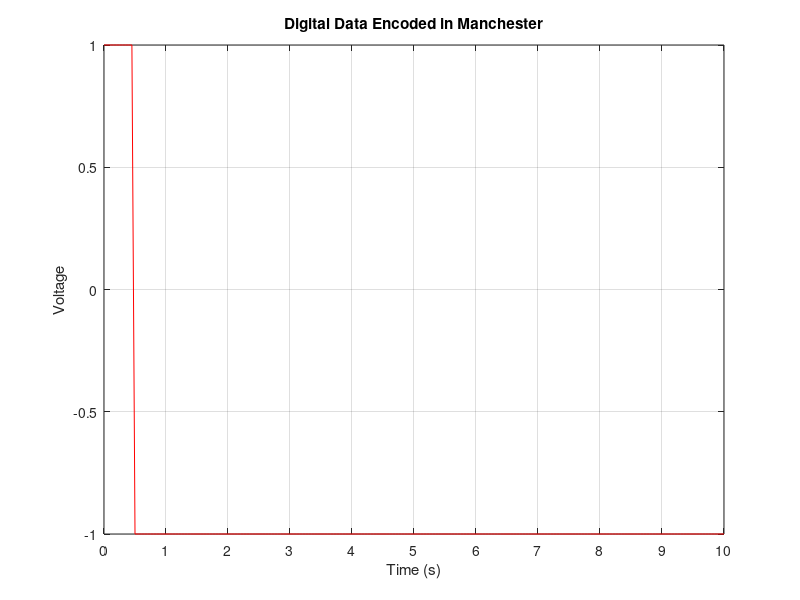

MATLAB code for this plot:
time = 0:0.05:10; 

bit_time = 1; 
no_of_points = bit_time / 0.05; 

points_ones = [ones(1, no_of_points/2).*-1 ones(1, no_of_points/2)];
points_zeros = [ones(1, no_of_points/2) ones(1, no_of_points/2).*-1]

output = [];

bit_stream = input("Enter digital bits (e.g., [1 0 1 1]): ");

for i = 1:length(bit_stream)
    if bit_stream(i) == 1
        output = [output points_ones];
    else
        output = [output points_zeros];
    end
end

output = [output ones(1, length(time) - length(output)).*points_ones(1)];

figure;
plot(time, output, 'r');
title('Digital Data Encoded in Manchester');
xlabel('Time (s)');
ylabel('Voltage');
grid on;
set(gca, 'XTick', 0:1:max(time));
